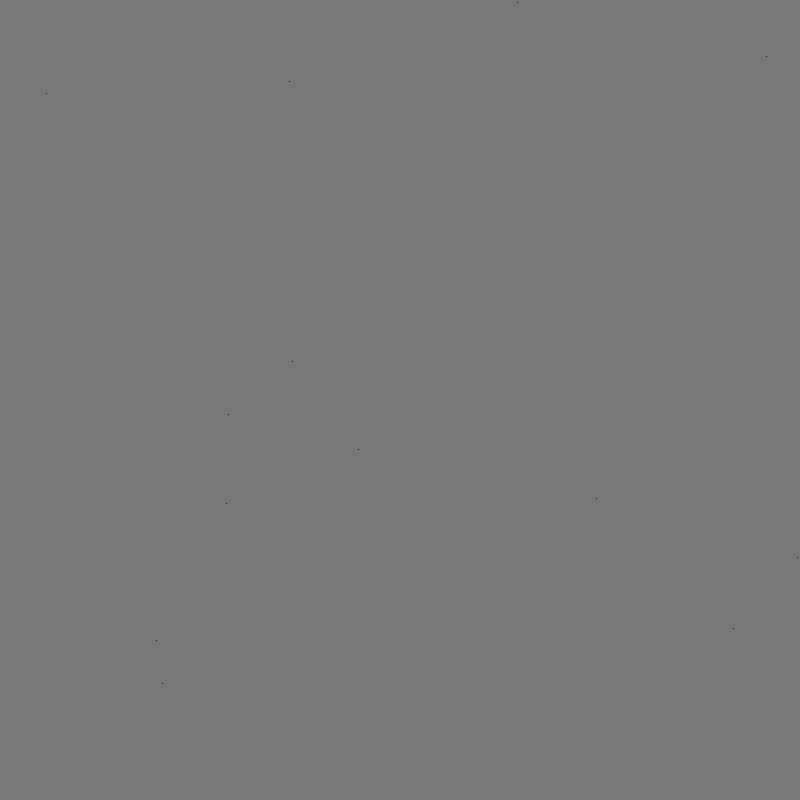
Frame 1 (no input)
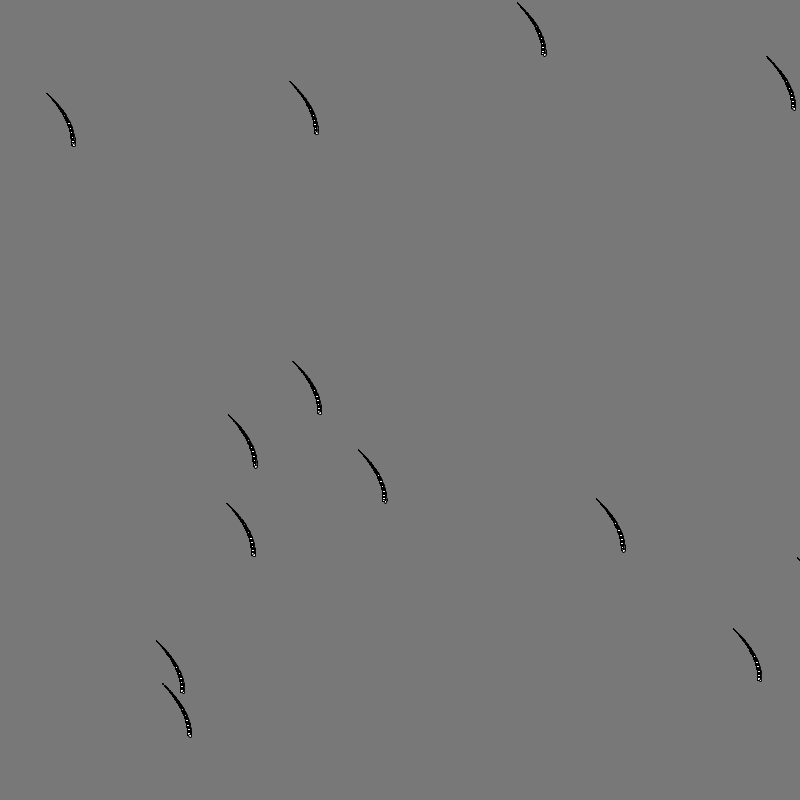
Frame 60 (the mouse pressed at the canvas centre just before this capture)
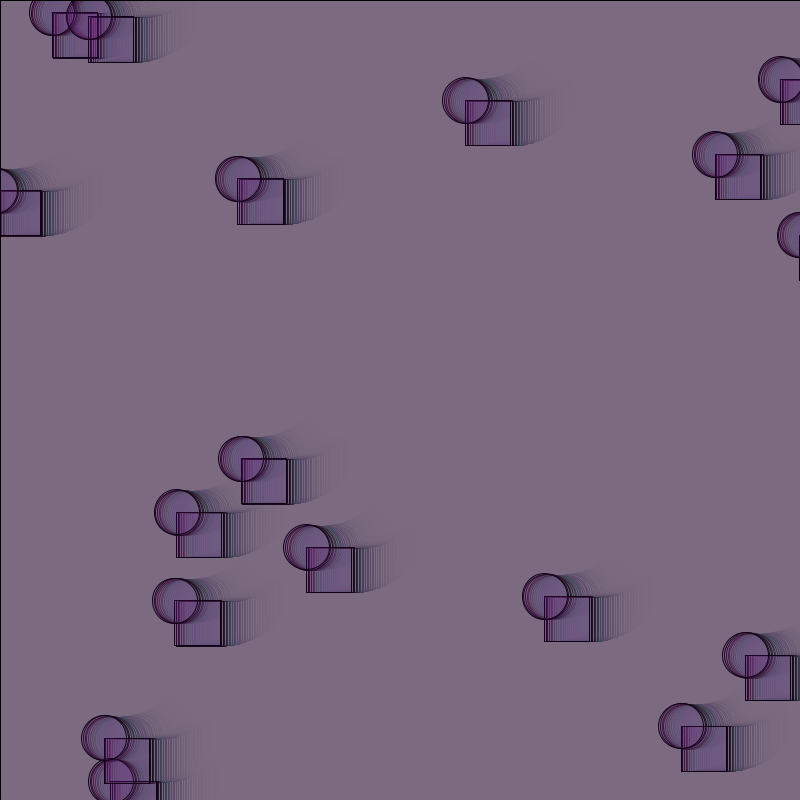
Frame 120 (the mouse held since frame 60 and released just before this capture)

The Processing sketch that drew these frames (run headless with seeded random() and noise(); from frame 60 on, the mouse is pressed at the canvas centre):

// Processing sketch: processing_79449
// ── processing_79449.pde

//When you click the mouse, a new square is drawn on top of the old. It's all with random colors, 
//and being transparent you are able to see the other layers underneath. If you press down the mouse for longer
//you get the 60s flower power effect.





Circle[] circles;




void setup(){
  size(800,800);
  background(120);
  circles = new Circle[20];
  for(int i = 0; i < circles.length; i++){
    circles[i] = new Circle(random(width),random(height),random(-500,500),random(-500,500));
  }
}

void draw(){
  //background(120);
  for(int i = 0; i < circles.length; i++){
  circles[i].move();
  circles[i].displayC();
  }
  
 if(mousePressed){
  rect(0,0,800,800);
  fill(random(255), random(255), random(255),30);
 } 
}
























class Circle{
  float x,y,speedX,speedY,ann,angle,offx,offy,glowLight,random;
  //constructor
  Circle(float _x, float _y, float _offx, float _offy){    //underscore is just to make it different from the other "x" and "y".
   offx= _offx;
   offy= _offy;
    x = _x;
    y = _y;
    angle = random;
    smooth();
    ann=2;
  }
 
//Methods

void move(){                                                 //move; made-up name
  ann+=1;
  x = ann*cos(radians(angle))*sin(radians(angle));
  y = ann*sin(radians(angle))*cos(radians(angle/5));
  angle++;
}

void displayC(){                                             //displayC; made-up name
  float ellsize = (mouseX-x)/10;
  rect(x+offx+width/2,y+offy+height/2,ellsize,ellsize);
  ellipse(x+offx+width/2,y+offy+height/2,ellsize,ellsize);
 
  glowLight = abs(196*sin(radians(angle)));
  //fill(57,67,234,56);
  
 
}
} 
